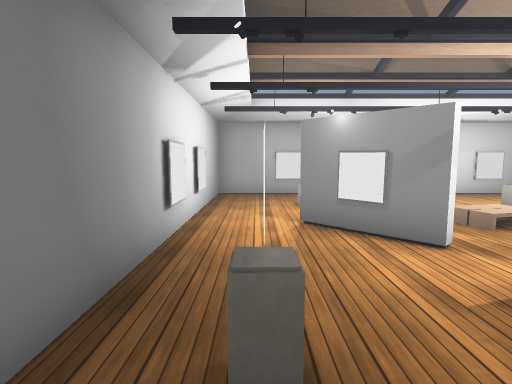
View 1 (above)

12 first-person views from a walk through a scene from a Unity 3-D project. The camera is 1.4 m above the floor, tilts 6° down and sees 80° across. The floor is counted in squares, 1.2 m on a side. Each view is taken from the middle of a square. On the plan, view 1 faces up. The plan holds only what a view shows up to about 13 squares ahead; the rest is blank. The place goes on beyond the plan. The player is left out. Some surface patterns are stand-ins.

View 2
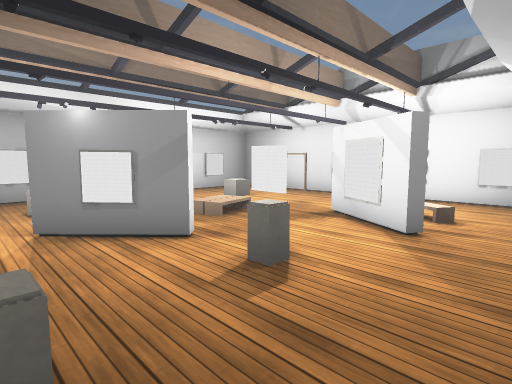

View 3
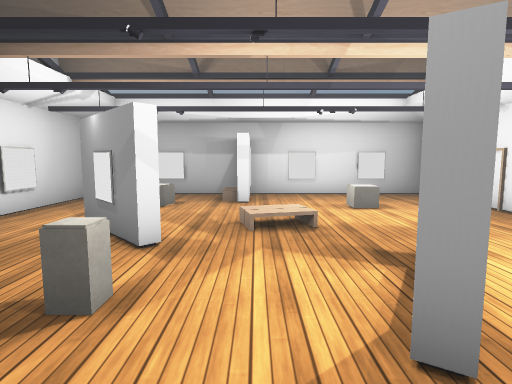

View 4
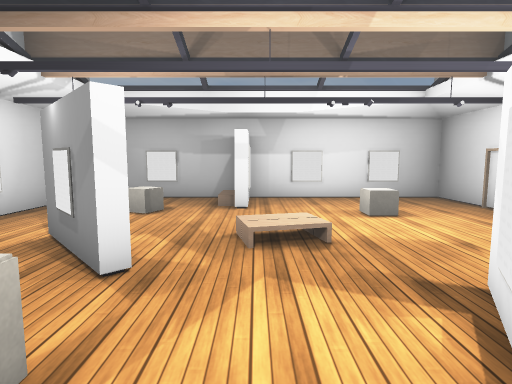

View 5
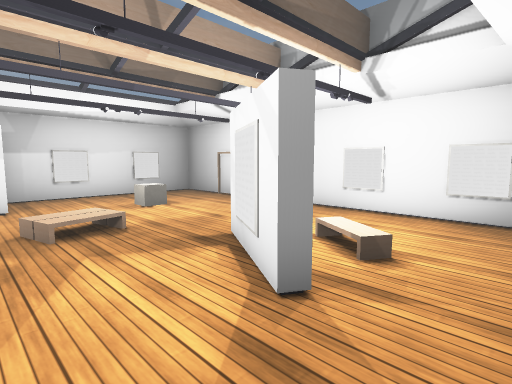

View 6
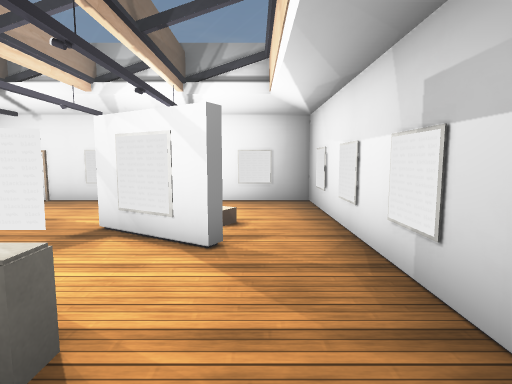

View 7
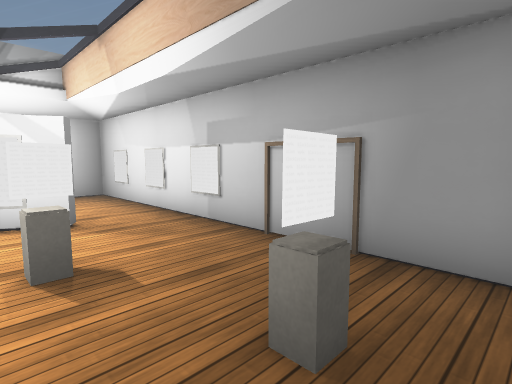

View 8
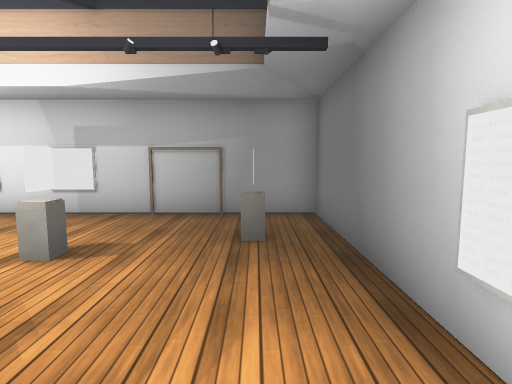

View 9
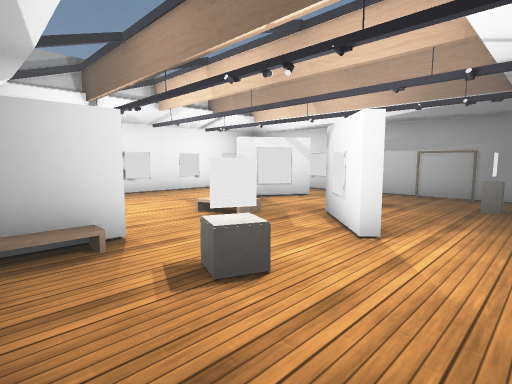

View 10
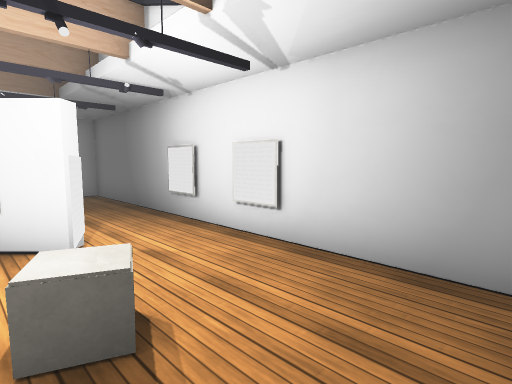

View 11
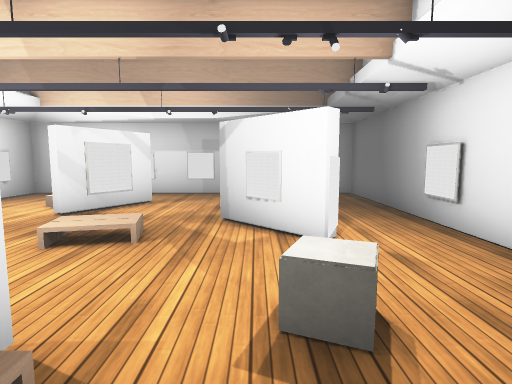

View 12
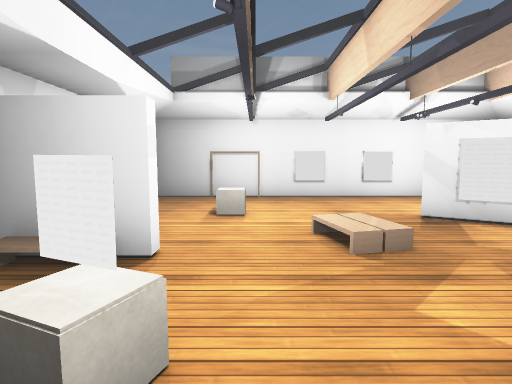

### Floor plan
Points are (right, up) in squares from view 1. A wall is a line through its corners. A room is listed if a view was taken in it or the views show most of it. See-through windows are left out.
Room 1 (views 1, 2, 3, 4, 5, 6, 7)
walls: (2.5, 3.9) (0.8, 5.6); (5.2, 1.4) (4.9, 1.6); (-1.3, 6.4) (-1.3, -0.5) (6.4, -0.5)
ways out: opening at (1.5, 4) to room 2; opening at (5.5, 0.5) to room 2
objects: other object (0, 1) to (0, 2); other object (3, 2)
Room 2 (views 8, 9, 10, 11, 12)
walls: (3.9, 8.2) (3.5, 8.2) (3.5, 10); (0.8, 5.6) (1, 5.8) (2.7, 4.1) (2.5, 3.9); (4.9, 1.6) (6.1, 3.7); (3.4, 10.4) (-1.3, 10.4) (-1.3, 6.4); (6.4, -0.5) (9.6, -0.5) (9.6, 10.4) (3.8, 10.4) (3.8, 8.5)
ways out: opening at (1.5, 4) to room 1; opening at (5.5, 0.5) to room 1
objects: other object (1, 8) to (2, 8); other object (7, 7) to (7, 8)

Where each view was taken, in squares from view 1:
view 1: 0 up, 0 right, facing up
view 2: 0 up, 0 right, facing up-right
view 3: 0 up, 4 right, facing up
view 4: 1 up, 4 right, facing up
view 5: 0 up, 3 right, facing up-right
view 6: 1 up, 1 right, facing right
view 7: 3 up, 1 left, facing down-right
view 8: 6 up, 0 right, facing down
view 9: 10 up, 1 left, facing down-right
view 10: 10 up, 2 right, facing down-left
view 11: 10 up, 2 right, facing down
view 12: 7 up, 0 right, facing right
